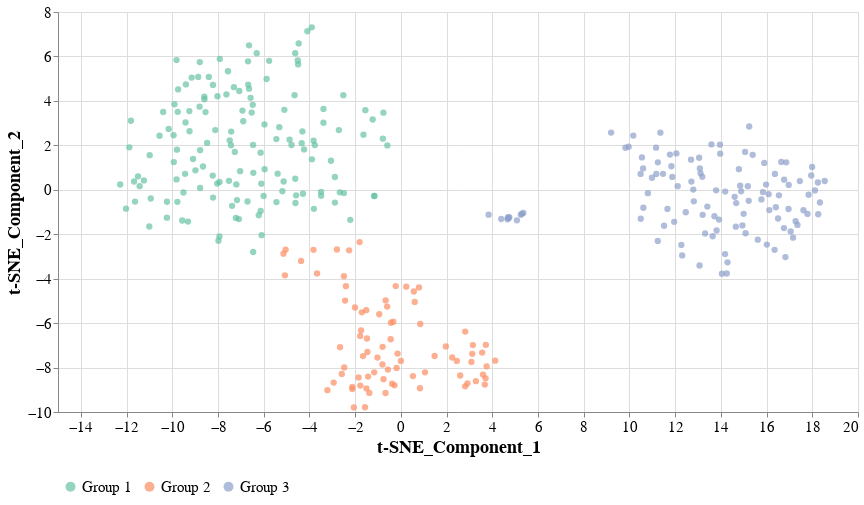

This figure's notebook cell:
### Code cell
scatter_plot_single.configure_title(
    fontSize=18
).configure_axis(
    labelFontSize=15,
    titleFontSize=18
).configure_legend(
    labelFontSize=15,
    titleFontSize=18,
    orient="bottom", title=None, padding=5, labelLimit=200, 
    # columns=3
)
# .save('../../images/case2_scatter_plot.png', format='png', scale_factor=2)

### Figure 1 — Vega-Lite specification as saved in the notebook (floating-point values rounded to 4 significant figures; data arrays with more than 128 entries replaced by an {"elided": "..."} marker saying what was removed)
{"config": {"view": {"continuousWidth": 300, "continuousHeight": 300}, "axis": {"labelFontSize": 15, "titleFontSize": 18}, "legend": {"labelFontSize": 15, "labelLimit": 200, "orient": "bottom", "padding": 5, "title": null, "titleFontSize": 18}, "title": {"fontSize": 18}}, "data": {"name": "data-b1c7a935c78ba29f515a7dbcacd3040b"}, "mark": {"type": "circle", "size": 40}, "encoding": {"color": {"field": "Class2", "scale": {"domain": ["Group 1", "Group 2", "Group 3"], "range": ["#66c2a5", "#fc8d62", "#8da0cb"]}, "type": "nominal"}, "x": {"field": "t-SNE_Component_1", "type": "quantitative"}, "y": {"field": "t-SNE_Component_2", "type": "quantitative"}}, "height": 400, "width": 800, "$schema": "https://vega.github.io/schema/vega-lite/v5.20.1.json", "datasets": {"data-b1c7a935c78ba29f515a7dbcacd3040b": {"elided": "336 records"}}}
